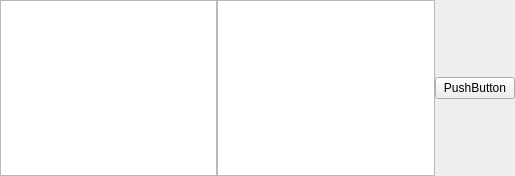
<?xml version="1.0" encoding="UTF-8"?>
<ui version="4.0">
 <class>Form</class>
 <widget class="QWidget" name="Form">
  <property name="geometry">
   <rect>
    <x>0</x>
    <y>0</y>
    <width>515</width>
    <height>176</height>
   </rect>
  </property>
  <property name="windowTitle">
   <string>Form</string>
  </property>
  <layout class="QGridLayout" name="gridLayout">
   <property name="leftMargin">
    <number>0</number>
   </property>
   <property name="topMargin">
    <number>0</number>
   </property>
   <property name="rightMargin">
    <number>0</number>
   </property>
   <property name="bottomMargin">
    <number>0</number>
   </property>
   <property name="spacing">
    <number>0</number>
   </property>
   <item row="0" column="1">
    <widget class="QTreeView" name="treeView"/>
   </item>
   <item row="0" column="2">
    <widget class="ImageCanvas" name="graphicsView"/>
   </item>
   <item row="0" column="3">
    <widget class="QPushButton" name="pushButton">
     <property name="text">
      <string>PushButton</string>
     </property>
    </widget>
   </item>
  </layout>
 </widget>
 <customwidgets>
  <customwidget>
   <class>ImageCanvas</class>
   <extends>QGraphicsView</extends>
   <header>ImageCanvas</header>
  </customwidget>
 </customwidgets>
 <resources/>
 <connections/>
</ui>
